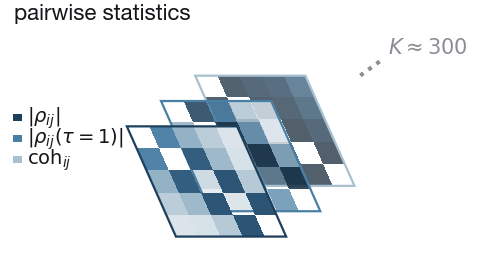

Source code (Python):
"""Fig 1, panel (b): pyspi turns one series into K pairwise matrices.

Drawn as a receding deck rather than a grid of three, because the object being
introduced is a STACK of depth K -- the reader has to leave this panel believing
there are hundreds of these, not three. Layer colours are fixed in style.LAYERS
and identify the same three statistics again in panel (c).
"""
import sys
from pathlib import Path

import matplotlib.pyplot as plt
from matplotlib.transforms import Affine2D

sys.path.insert(0, str(Path(__file__).resolve().parents[2]))
from figures import style
from figures.fig1_data import series, spi_matrices

style.use()
x = series()
S = spi_matrices(x)
keys = ["cov", "lag1", "coh"]
titles = [r"$|\rho_{ij}|$", r"$|\rho_{ij}(\tau{=}1)|$", r"$\mathrm{coh}_{ij}$"]
M = x.shape[0]

fig, ax = plt.subplots(figsize=(3.1, 1.95))
style.bare(ax)
SKEW, DX, DY = -24, 1.55, 1.15
ALPHA = [1.0, 0.86, 0.72]              # depth cue, kept mild so hue survives

for d, (k, t) in enumerate(zip(keys, titles)):
    z = d                                             # 0 = front
    tr = Affine2D().skew_deg(SKEW, 0).translate(z * DX, z * DY) + ax.transData
    im = ax.imshow(S[k], cmap=style.SEQUENTIAL, extent=(0, M, 0, M),
                   interpolation="nearest", vmin=0, vmax=1,
                   zorder=10 - z, alpha=ALPHA[d])
    im.set_transform(tr)
    # Hairline frame: keeps pale rear planes legible and carries the layer colour.
    ax.add_patch(plt.Rectangle((0, 0), M, M, fill=False, lw=0.8,
                               edgecolor=style.LAYERS[d], zorder=10 - z,
                               transform=tr))
    # Legend lives OFF the stack: the skew displaces anything anchored to a
    # plane's own corner straight onto the plane in front of it.
    ly = 5.4 - 0.95 * d
    ax.add_patch(plt.Rectangle((-7.4, ly - 0.17), 0.42, 0.34,
                               facecolor=style.LAYERS[d], edgecolor="none",
                               zorder=20))
    ax.text(-6.75, ly, t, fontsize=7, color=style.INK,
            va="center", ha="left", zorder=20)

ax.text(8.6, 8.0, "...", fontsize=13, color=style.GREY,
        ha="center", va="center", rotation=36)
ax.text(9.6, 8.6, r"$K \approx 300$", fontsize=7.5, color=style.GREY,
        ha="left", va="center")
ax.set_xlim(-7.8, 14.0)
ax.set_ylim(-0.7, 9.6)
ax.set_title("pairwise statistics", pad=2, fontsize=8, loc="left", x=0.02)
fig.savefig(Path(__file__).parent / "p1b.png")
print("wrote p1b.png")
